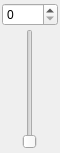
<?xml version="1.0" encoding="UTF-8"?>
<ui version="4.0">
 <class>VerticalVolumePopup</class>
 <widget class="QDialog" name="VerticalVolumePopup">
  <property name="geometry">
   <rect>
    <x>0</x>
    <y>0</y>
    <width>60</width>
    <height>153</height>
   </rect>
  </property>
  <property name="windowTitle">
   <string>Dialog</string>
  </property>
  <layout class="QVBoxLayout" name="verticalLayout">
   <property name="spacing">
    <number>2</number>
   </property>
   <property name="leftMargin">
    <number>2</number>
   </property>
   <property name="topMargin">
    <number>2</number>
   </property>
   <property name="rightMargin">
    <number>2</number>
   </property>
   <property name="bottomMargin">
    <number>2</number>
   </property>
   <item>
    <widget class="QSpinBox" name="spinBox">
     <property name="maximum">
      <number>100</number>
     </property>
    </widget>
   </item>
   <item>
    <layout class="QHBoxLayout" name="horizontalLayout">
     <item>
      <spacer name="horizontalSpacer">
       <property name="orientation">
        <enum>Qt::Horizontal</enum>
       </property>
       <property name="sizeType">
        <enum>QSizePolicy::Minimum</enum>
       </property>
       <property name="sizeHint" stdset="0">
        <size>
         <width>0</width>
         <height>20</height>
        </size>
       </property>
      </spacer>
     </item>
     <item>
      <widget class="QSlider" name="verticalSlider">
       <property name="minimumSize">
        <size>
         <width>0</width>
         <height>120</height>
        </size>
       </property>
       <property name="maximumSize">
        <size>
         <width>16777215</width>
         <height>120</height>
        </size>
       </property>
       <property name="maximum">
        <number>100</number>
       </property>
       <property name="orientation">
        <enum>Qt::Vertical</enum>
       </property>
      </widget>
     </item>
     <item>
      <spacer name="horizontalSpacer_2">
       <property name="orientation">
        <enum>Qt::Horizontal</enum>
       </property>
       <property name="sizeType">
        <enum>QSizePolicy::Minimum</enum>
       </property>
       <property name="sizeHint" stdset="0">
        <size>
         <width>0</width>
         <height>20</height>
        </size>
       </property>
      </spacer>
     </item>
    </layout>
   </item>
  </layout>
 </widget>
 <resources/>
 <connections>
  <connection>
   <sender>spinBox</sender>
   <signal>valueChanged(int)</signal>
   <receiver>verticalSlider</receiver>
   <slot>setValue(int)</slot>
   <hints>
    <hint type="sourcelabel">
     <x>19</x>
     <y>15</y>
    </hint>
    <hint type="destinationlabel">
     <x>19</x>
     <y>37</y>
    </hint>
   </hints>
  </connection>
  <connection>
   <sender>verticalSlider</sender>
   <signal>valueChanged(int)</signal>
   <receiver>spinBox</receiver>
   <slot>setValue(int)</slot>
   <hints>
    <hint type="sourcelabel">
     <x>28</x>
     <y>37</y>
    </hint>
    <hint type="destinationlabel">
     <x>32</x>
     <y>12</y>
    </hint>
   </hints>
  </connection>
 </connections>
</ui>
